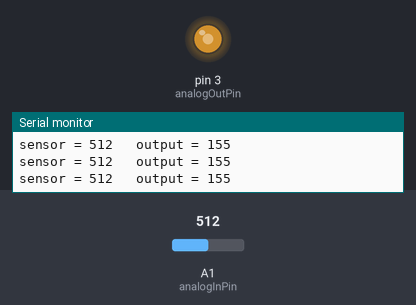
The sketch below on a simulated Arduino Uno, built with avr-gcc and run on an emulated ATmega328P. Shown: output pins drawn as LEDs (lit = HIGH), the last lines printed to the serial monitor. The inputs (shaded band) are chosen by the test bench; at power-on: A1 (analogInPin) = 512.

Above: at 1.2 s.
1.3 s: A1 (analogInPin) set to 362
At 2.2 s:
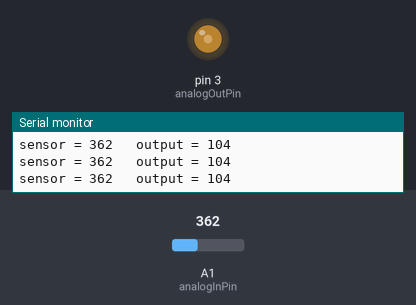
2.8 s: A1 (analogInPin) set to 334
At 3.8 s:
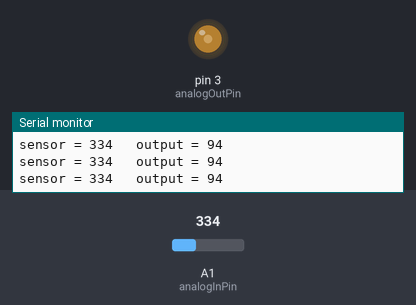
4.3 s: A1 (analogInPin) set to 99
At 5.5 s:
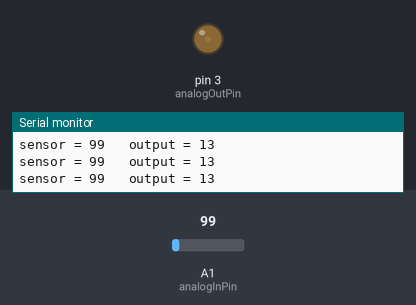
5.8 s: A1 (analogInPin) set to 84
At 6.1 s:
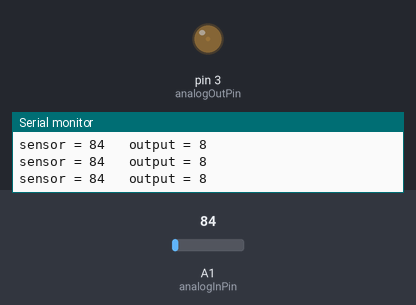
8.8 s: A1 (analogInPin) set to 716
At 9.3 s:
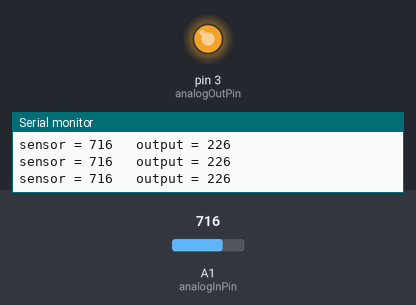
10.3 s: A1 (analogInPin) set to 511
At 11.0 s:
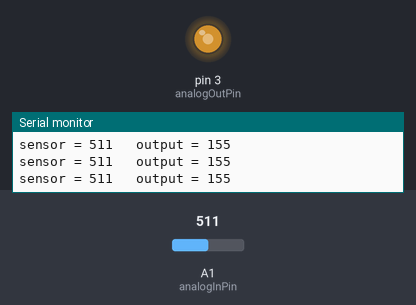
Timing chart, 0 to 12.8 s (numbered marks = the images above; inputs shaded):
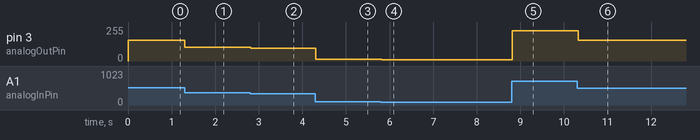

The sketch:

DigitalLab_0505_2.ino
```cpp
// These constants won't change. They're used to give names to the pins used:
const int analogInPin = A1;  // Analog input pin that the potentiometer is attached to
const int analogOutPin = 3;  // Analog output pin that the LED is attached to

int sensorValue = 0;  // value read from the pot
int outputValue = 0;  // value output to the PWM (analog out)

void setup() {
  // initialize serial communications at 9600 bps:
  Serial.begin(9600);
}

void loop() {
  // read the analog in value:
  sensorValue = analogRead(analogInPin);
  // map it to the range of the analog out:
  if(sensorValue < 60) sensorValue = 60;
  else if(sensorValue > 800) sensorValue = 800;
  outputValue = map(sensorValue, 60, 800, 0, 255);
  // change the analog out value:
  analogWrite(analogOutPin, outputValue);

  // print the results to the Serial Monitor:
  Serial.print("sensor = ");
  Serial.print(sensorValue);
  Serial.print("\t output = ");
  Serial.println(outputValue);

  // wait 2 milliseconds before the next loop for the analog-to-digital
  // converter to settle after the last reading:
  delay(1);
}
```

Measured:
- after the input at 1.3 s, pin 3 (analogOutPin): 155/255 → 104/255 at once
- after the input at 2.8 s, pin 3 (analogOutPin): 104/255 → 94/255 at once
- after the input at 4.3 s, pin 3 (analogOutPin): 94/255 → 13/255 at once
- after the input at 5.8 s, pin 3 (analogOutPin): 13/255 → 8/255 at once
- after the input at 8.8 s, pin 3 (analogOutPin): 8/255 → 226/255 at once
- after the input at 10.3 s, pin 3 (analogOutPin): 226/255 → 155/255 at once
